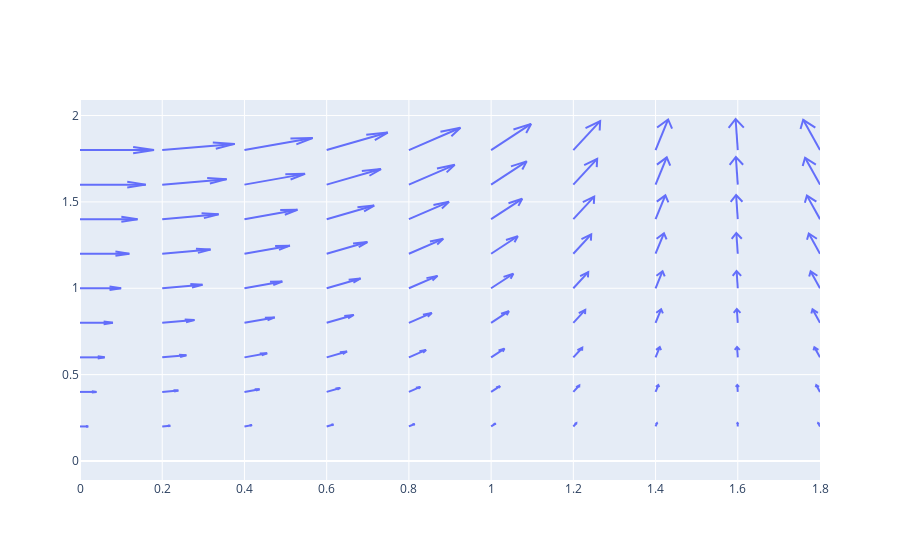

Notebook source saved alongside this figure:
### Code cell
import numpy as np
import plotly.figure_factory as ff
x1,y1 = np.meshgrid(np.arange(0, 2, .2), np.arange(0, 2, .2))
u1 = np.cos(x1)*y1
v1 = np.sin(x1)*y1

fig = ff.create_quiver(x1, y1, u1, v1)
fig.show()

### Figure 1 — Plotly figure (JSON) as saved in the notebook; plotly's stock layout.template omitted (floating-point values rounded to 4 significant figures; data arrays with more than 128 entries replaced by an {"elided": "..."} marker saying what was removed)
{"data": [{"mode": "lines", "type": "scatter", "x": {"elided": "700 float values"}, "y": {"elided": "700 float values"}}], "layout": {"autosize": true, "hovermode": "closest", "xaxis": {"autorange": true, "range": [0, 1.8], "type": "linear"}, "yaxis": {"autorange": true, "range": [-0.11, 2.09], "type": "linear"}}}
